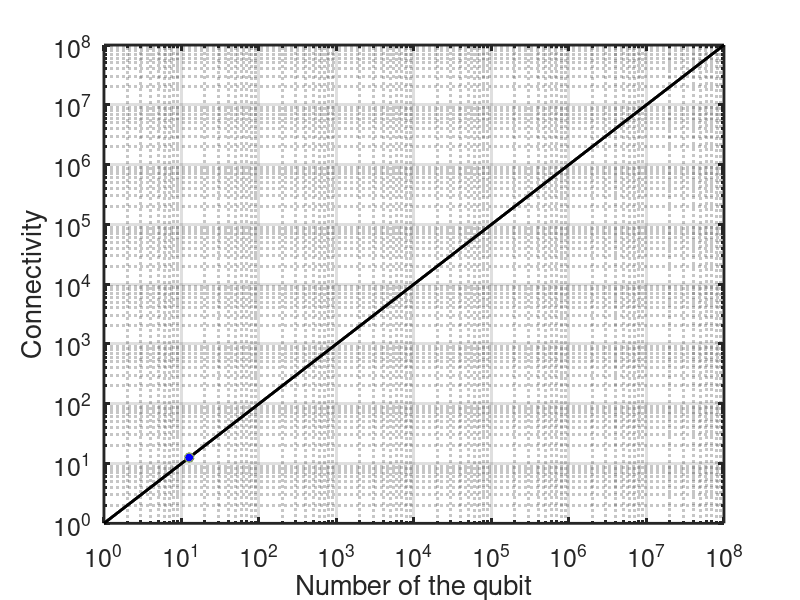

This figure's MATLAB source: (Note: this script raises an error after producing the figure.)
figure(1)
x = logspace(0,8);
y = x;
loglog(x,y,'k','linewidth',2)
line([1 1e8],[1 1e8],[1 1],'Color','k','Linewidth',2)


hold on
scatter3(15,15,1e2,'r','filled')
scatter3(15,15,1,'r','filled')
line([15 15],[15 15],[1 1e2],'Color','r','Linewidth',2)
scatter3(1.1,1.1,1e2,'r','filled')

scatter3(127,4,1,30,[1 0.5 0],'filled')
scatter3(127,4,2,30,[1 0.5 0],'filled')
line([127 127],[4 4],[1 2],'Color',[1 0.5 0],'Linewidth',2)
scatter3(1.1,1.1,2,30,[1 0.5 0],'filled')

scatter3(256,30,1,30,[0.5 1 0],'filled')
scatter3(256,30,1e5,30,[0.5 1 0],'filled')
scatter3(256,30,1e6,30,[0.5 1 0],'Linewidth',2)


scatter3(1.1,1.1,1e5,30,[0.5 1 0],'filled')
scatter3(1.1,1.1,1e6,30,[0.5 1 0],'Linewidth',2)

line([256 256],[30 30],[1 1e5],'Color',[0.5 1 0],'Linewidth',2)
line([256 256],[30 30],[1e5 1e6],'Color',[0.5 1 0],'Linewidth',2,'Linestyle','--')

scatter3(2000,40,1,30,'k','filled')
scatter3(2000,40,1e4,30,'k','filled')
scatter3(2000,40,2e6,30,[0.5 0.5 0.5],'filled')
scatter3(2000,40,1e8,30,[0.5 0.5 0.5],'Linewidth',2)

scatter3(1.1,1.1,1e4,30,'k','filled')
scatter3(1.1,1.1,2e6,30,[0.5 0.5 0.5],'filled')
scatter3(1.1,1.1,1e8,30,[0.5 0.5 0.5],'Linewidth',2)

scatter3(1.1,1.1,3e8,30,'b','filled')

line([2000 2000],[40 40],[1 1e4],'Color','k','Linewidth',2)
line([2000 2000],[40 40],[1e4 1e6],'Color',[0.5 0.5 0.5],'Linewidth',2)
line([2000 2000],[40 40],[1e6 1e8],'Color',[0.5 0.5 0.5],'Linewidth',2,'Linestyle','--')

grid on
set(gcf,'position',[-1300,-300,1200,900])

set(gca,'FontSize',18)
set(gca,'Linewidth',2)
box on
xlim([1 1e8])
ylim([1 1e8])
ylabel('Connectivity')
xlabel('Number of the qubit')
pgon1 = polyshape([1 1e8 1e8],[1 1 1e8]);
pg1 = plot(pgon1);
pg1.FaceColor = [0.5 0.5 0.5];
pg1.EdgeColor = 'None';

pgon2 = polyshape([1 15 15],[1 1 15]);
pg2 = plot(pgon2);
pg2.FaceColor = [1 0 0];
pg2.EdgeColor = 'None';

pgon3 = polyshape([1 1e3 1e3 6],[1 1 6 6]);
pg3 = plot(pgon3);
pg3.FaceColor = [1 0.5 0];
pg3.EdgeColor = 'None';

pgon4 = polyshape([1 1e6 1e6 40],[1 1 40 40]);
pg4 = plot(pgon4);
pg4.FaceAlpha = 0.1;
pg4.FaceColor = [0.5 1 0];
pg4.EdgeColor = 'None';

text(3e5,1e7,1,'All-to-all line','FontSize',18)
text(2e5,1e1,1,'Ion trap','FontSize',18)
text(2e5,1e2,1,'Superconfuctor','FontSize',18)
text(2e5,1e3,1,'Neutral atom','FontSize',18)
text(2e5,1e4,1,'CMOS integration','FontSize',18)

text(1.3,1.3,3e8,'TSMC N3 Transistor density','FontSize',18,'Color','b')
text(2000*1.2,40*1.2,6e7,'Density improvement with tuning','FontSize',18)
text(2000*1.2,40*1.2,1e6,'Diffraction limit','FontSize',18)

scatter3(1e5,1e1,1,'r','filled')
scatter3(1e5,1e2,1,30,[1 0.5 0],'filled')
scatter3(1e5,1e3,1,30,[0.5 1 0],'filled')
scatter3(1e5,1e4,1,30,'k','filled')
set(gca, 'XScale', 'log', 'YScale', 'log', 'ZScale', 'log')
view(20,50)
zlim([0 1e10])
zlabel('Density (1/mm^2)')
hold off
